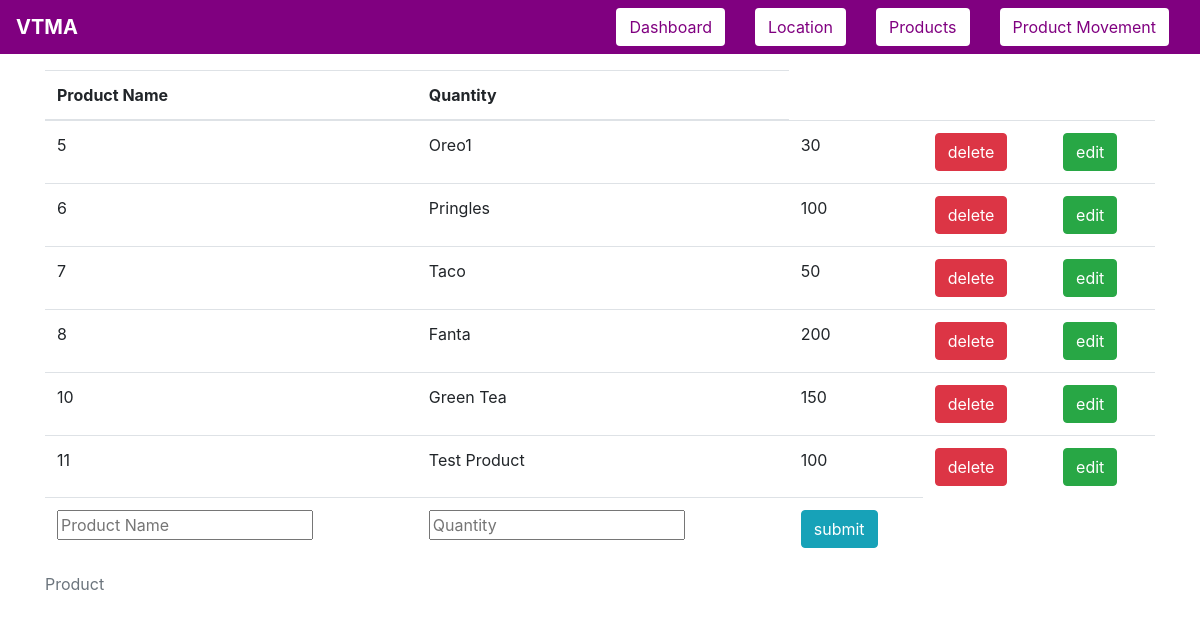
/product, run on an earlier commit of the app's database.
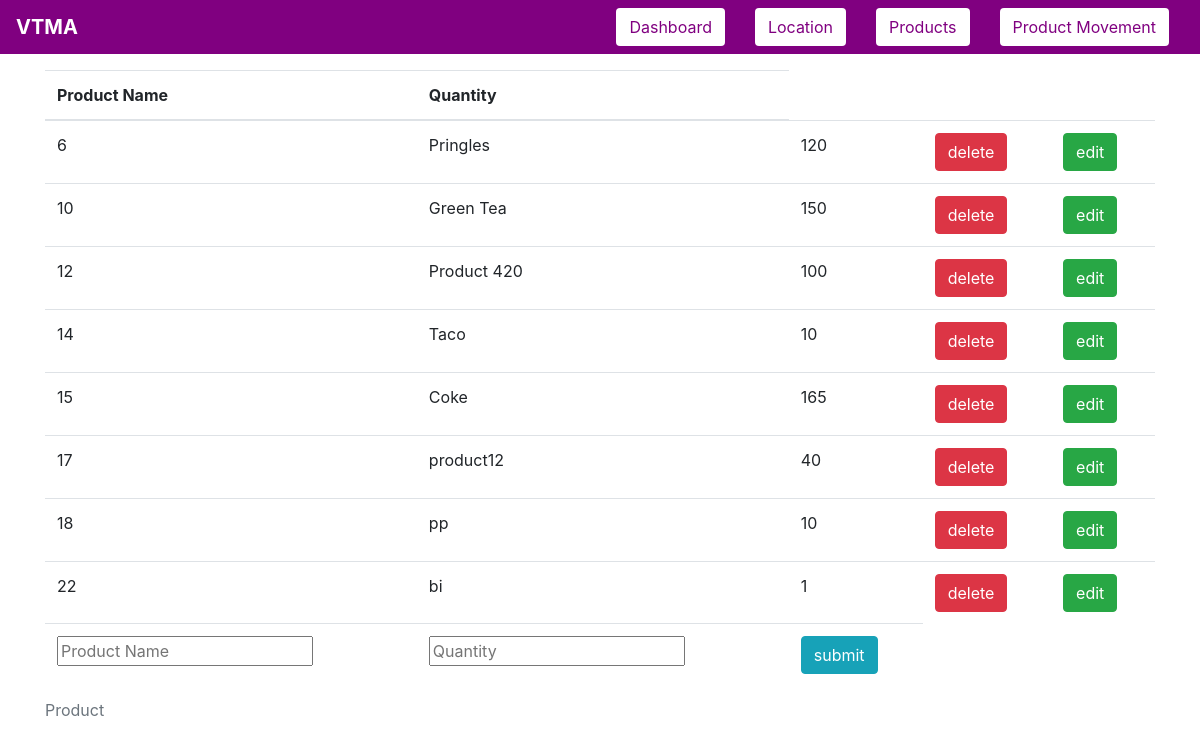
And on a later commit of the database.
### tables this page shows
CREATE TABLE products(prod_id INTEGER PRIMARY KEY AUTOINCREMENT,
                    prod_name TEXT UNIQUE NOT NULL,
                    prod_quantity INTEGER NOT NULL,
                    unallocated_quantity INTEGER);

### app.py (the view, shortened to what this page needs)
@app.route("/product", methods=["POST", "GET"])
def product():
    msg = None
    db = sqlite3.connect(DATABASE_NAME)
    cursor = db.cursor()
    cursor.execute("SELECT * FROM products")
    products = cursor.fetchall()
    return render(
        "product.html",
        link=link,
        products=products,
        transaction_message=msg,
        title="Products Log",
    )

### templates/product.html (shortened to what this page needs)
{% extends 'base-template.html' %}
{% block content %}
    <div class="container">
        <table class="table">
         <caption>Product</caption>
            <thead>
                <th scope="col">Product Name</th>
                <th scope="col">Quantity</th>
            </thead>
            <tbody>
                {% for product in products %}
                    <tr>
                        <td>{{ product[0] }}</td>
                        <td>{{ product[1] }}</td>
                        <td>{{ product[2] }}</td>
                        <td>
                            <a href="{{ url_for('delete', prod_id=product[0], type='product') }}">
                                <button name="button" type="button" class="btn btn-danger" value= "delete" >delete</button><br>
                            </a>
                        </td>
                        <td>
                            <button name="button" type="button" class="btn btn-success" value= "edit" data-toggle="modal" data-target="#edit_{{ product[0] }}" >edit</button><br>
                        </td>
                    </tr>
                {% endfor %}
                <tr>
                    <form action = "{{ url_for('product') }}" method = "POST">
                        <td>
                            <input name = "prod_name" placeholder="Product Name" required autofocus>
                        </td>
                        <td>
                            <input name = "prod_quantity" placeholder="Quantity" required>
                        </td>
                        <td>
                            <input type= "submit" class="btn btn-info btn-group-toggle" value= "submit" /><br>
                        </td>
                    </form>
                </tr>
            </tbody>
        </table>
    </div>
{% endblock %}

### templates/base-template.html (shortened to what this page needs)
<!doctype html>
<html lang="en">
    <head>
        <link rel="stylesheet" href="{{ url_for('static', filename='bootstrap.min.css') }}">
    </head>
    <body>
        <nav class="navbar navbar-expand-lg" style="background-color: purple; position: fixed;width: 100%;z-index: 2;">
            <div class="collapse navbar-collapse" id="navbarSupportedContent">
                <ul class="navbar-nav mr-auto purple-bg" style="font-size:20px; color:white; font-weight:bold;">VTMA</ul>
                <div class="col-auto">
                <button type="button" class="btn" style="background-color: white; color: purple;" onclick="location.reload();location.href='{{ link.index }}'">Dashboard</button>
            </div>
                <div class="col-auto">
                  <button type="button" class="btn " style="background-color: white; color: purple;" onclick="location.reload();location.href='{{ link.location }}'">Location</button>
                </div>
                <div class="col-auto">
                  <button type="button" class="btn " style="background-color: white; color: purple;" onclick="location.reload();location.href='{{ link.product }}'">Products</button>
                </div>
                <div class="col-auto">
                  <button type="button" class="btn" style="background-color: white; color: purple;" onclick="location.reload();location.href='{{ link.movement }}'">Product Movement</button>
                </div>
            </div>
	    </nav>
        {% block content %}
        {% endblock %}
    </body>
</html>

### templates/base-template.html (style rules this page uses)
.container { padding-top: 70px; }

What changed in the data, as far as the page shows it:
removed products: prod_id "5", prod_name "Oreo1", prod_quantity "30"
removed products: prod_id "7", prod_name "Taco", prod_quantity "50"
removed products: prod_id "8", prod_name "Fanta", prod_quantity "200"
removed products: prod_id "11", prod_name "Test Product", prod_quantity "100"
changed products "Pringles": prod_quantity "100" → "120"
added products: prod_id "12", prod_name "Product 420", prod_quantity "100"
added products: prod_id "14", prod_name "Taco", prod_quantity "10"
added products: prod_id "15", prod_name "Coke", prod_quantity "165"
added products: prod_id "17", prod_name "product12", prod_quantity "40"
added products: prod_id "18", prod_name "pp", prod_quantity "10"
added products: prod_id "22", prod_name "bi", prod_quantity "1"
